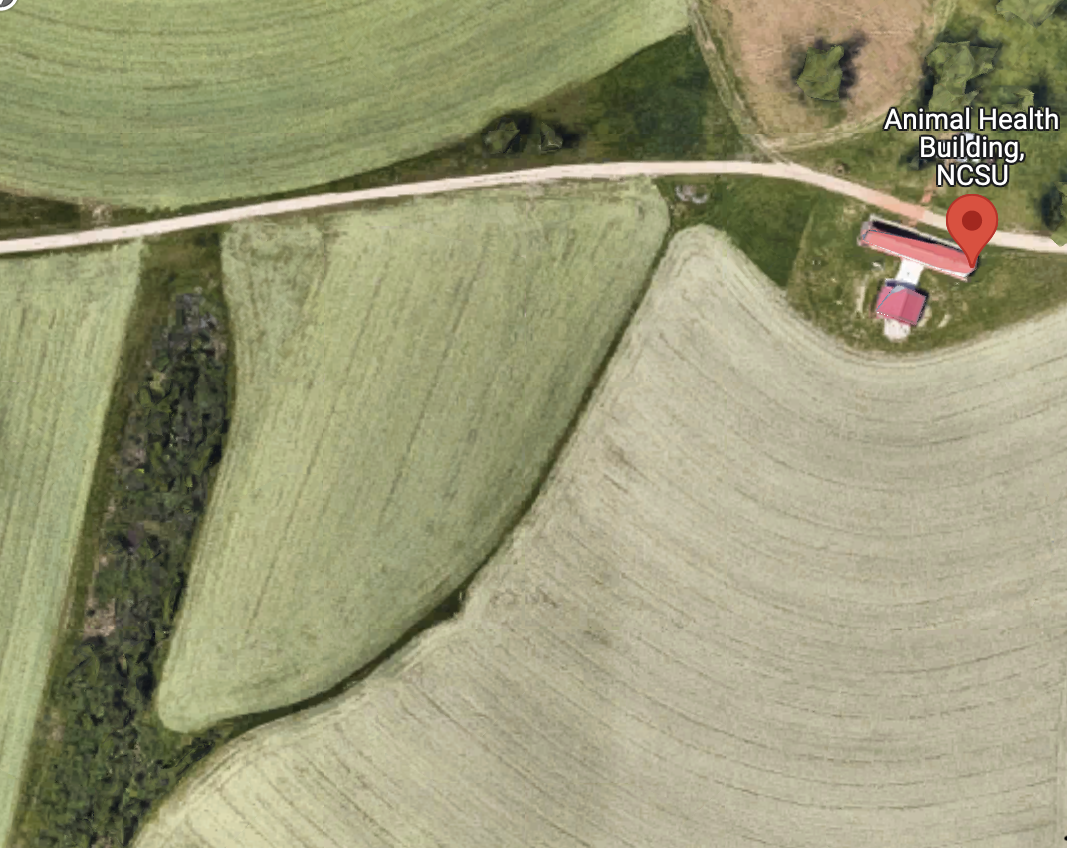
#> input picture sitl/animal_health_test_img.png, 1067 x 848 px
$ python calculate_GSD.py
#> lines starting #> are read from the running program, lines starting #| are printed output that depends on the picture
#!/usr/bin/env python3
# -*- coding: utf-8 -*-
"""
Created on Fri Apr  1 11:19:17 2022

@author: alex_wheelis
"""

"""
for GSD of img height
(flight_altitude * sensor_height)
---------------------------------
(focal_length * image_height)

for GSD of img width
(flight_altitude * sensor_width)
---------------------------------
(focal_length * image_width)
"""


# GSD CONVERSION
# img dimensios 720x1280 (heightxwidth)
IMAGE_HEIGHT = 720
IMAGE_WIDTH = 1280

FOCAL_LENGTH = 0.0165 # pulled from https://improvephotography.com/54797/gopro-good-enough-for-an-advanced-photographers/
SENSOR_HEIGHT = .00617
SENSOR_WIDTH = .00455


import numpy as np


def get_lat_long_of_target(target_px_coor, drone_lat_long_coor, drone_alt, drone_azimuth):
    """
    Parameters
    ----------
    target_px_coor : list
        (x, y)
    drone_lat_long_coor : list
        (long, lat)
    drone_alt : int64
        altitude in meters
    drone_azimuth : list
        (pitch, roll, yaw)
        values in radians

    Returns
    -------
    target_lat_long_coor: list

    """

    #Position, decimal degrees
    # PULL GPS COORDINATES
    drone_lat = drone_lat_long_coor[1]
    drone_lon = drone_lat_long_coor[0]

    east_west_const =  1/(111111*np.cos(38*np.pi/180))
    north_south_const = 1/111111# deg/meters <--------------------------- NEED TO FIX THIS

    lat_lon_const = 1/111111# deg/meters <--------------------------- NEED TO FIX THIS


    # PITCH/ROLL CORRECTIONS
    # we need to account for the pitch and roll of the drone
    # the following code will support this

    PITCH = drone_azimuth[0]
    ROLL = drone_azimuth[1]
    YAW = drone_azimuth[2]

    # get offset from angles in meters
    Fy = np.tan(PITCH) * drone_alt
    Fx = np.tan(ROLL) * drone_alt

    # convert Fy and Fx offset to degrees
    Cy = Fy * lat_lon_const
    Cx = Fx * lat_lon_const

    lat = Cy + drone_lat
    lon = Cx + drone_lon

    #-----------------------------------------


    GSD_height = (drone_alt * SENSOR_HEIGHT)/(FOCAL_LENGTH * IMAGE_HEIGHT)
    GSD_width = (drone_alt * SENSOR_WIDTH)/(FOCAL_LENGTH * IMAGE_WIDTH)

    object_x = GSD_width * target_px_coor[0]
    object_y = GSD_height * target_px_coor[1]

    #Earth’s radius, sphere
    R=6378137

    #offsets in meters
    dn = object_y
    de = object_x

    #Coordinate offsets in radians
    dLat = dn/R
    dLon = de/(R*np.cos(np.pi*lat/180))

    #OffsetPosition, decimal degrees
    latO = lat + dLat * 180/np.pi
    lonO = lon + dLon * 180/np.pi

    #print(latO, lonO, sep = ', ', end="\n")

    return [lonO, latO]


import matplotlib.pyplot as plt
import pandas as pd


def test_gsd(target_px_coor, drone_coor, alt):

    # top left corner of image: 35.727923, -78.698917
    # bottom right corner of image: 35.725613, -78.695241
#> called with target_px_coor = (0, 0), alt = 25
    lat_long_coors = []

    # test the angles
    for theta in range(-45, 46, 10):
        for phi in range(-45, 46, 10):
            drone_azimuth = [theta, phi, 0]
            lat_long_coors.append(get_lat_long_of_target(target_px_coor, drone_coor, alt, drone_azimuth))


    x = [coor[0] for coor in lat_long_coors]

    y = [coor[1] for coor in lat_long_coors]

    df = pd.DataFrame()
    df["lat"] = y
    df["long"] = x


    fig = plt.subplots(figsize=(8,5))
    plt.title("ANGLES TEST W/ TARGET AT 0,0")
    img = plt.imread("./animal_health_test_img.png")
#> img is the input picture: shape (848, 1067, 4) float32; mean R, G, B, A 0.602, 0.6, 0.466, 1

    plt.imshow(img, extent = [-78.698917,-78.695241, 35.725613, 35.727923])
    plt.scatter(drone_coor[1], drone_coor[0], c = 'r')
    plt.scatter(y, x)
    plt.show()
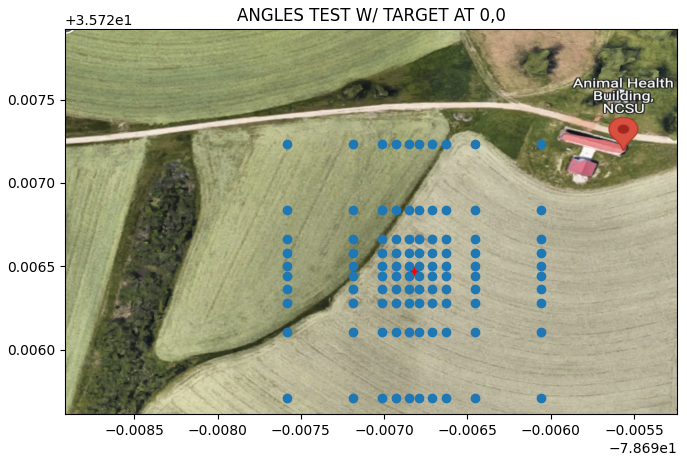
#> figure drawn by matplotlib, 1 panel


    lat_long_coors = []
    # test different target locations ex. (0,0) (250, 0)
    for x in range(-5000, 5000, 1000):
        for y in range(-3000, 3000, 500):
            target_px_coor = [y, x]
            lat_long_coors.append(get_lat_long_of_target(target_px_coor, drone_coor, alt, [0,0,0]))


    x = [coor[0] for coor in lat_long_coors]

    y = [coor[1] for coor in lat_long_coors]


    fig = plt.subplots(figsize=(8,5))
    plt.title("TARGET ADJUSTMENT TEST W/ AZIMUTH AT 0, 0, 0")
    img = plt.imread("/Users/alex_wheelis/Desktop/animal_health_test_img.png")

    plt.imshow(img, extent = [-78.698917,-78.695241, 35.725613, 35.727923])
    plt.scatter(drone_coor[1], drone_coor[0], c = 'r')
    plt.scatter(y, x)
    plt.scatter(drone_coor[1], drone_coor[0], c = 'r')

    plt.show()
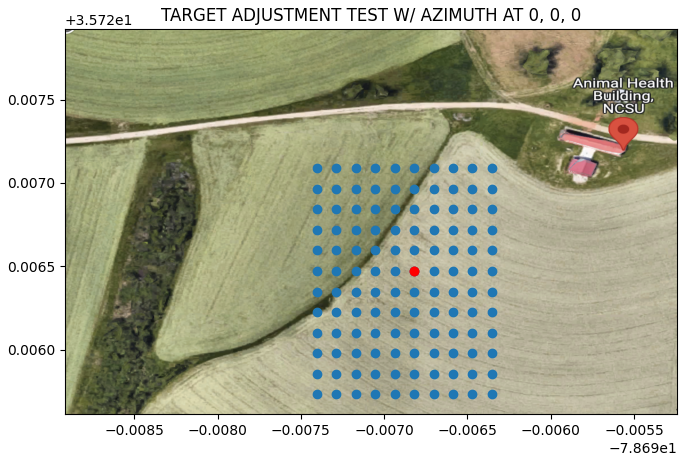
#> figure drawn by matplotlib, 1 panel


df = test_gsd((0,0), [35.726471, -78.696820], 25)
